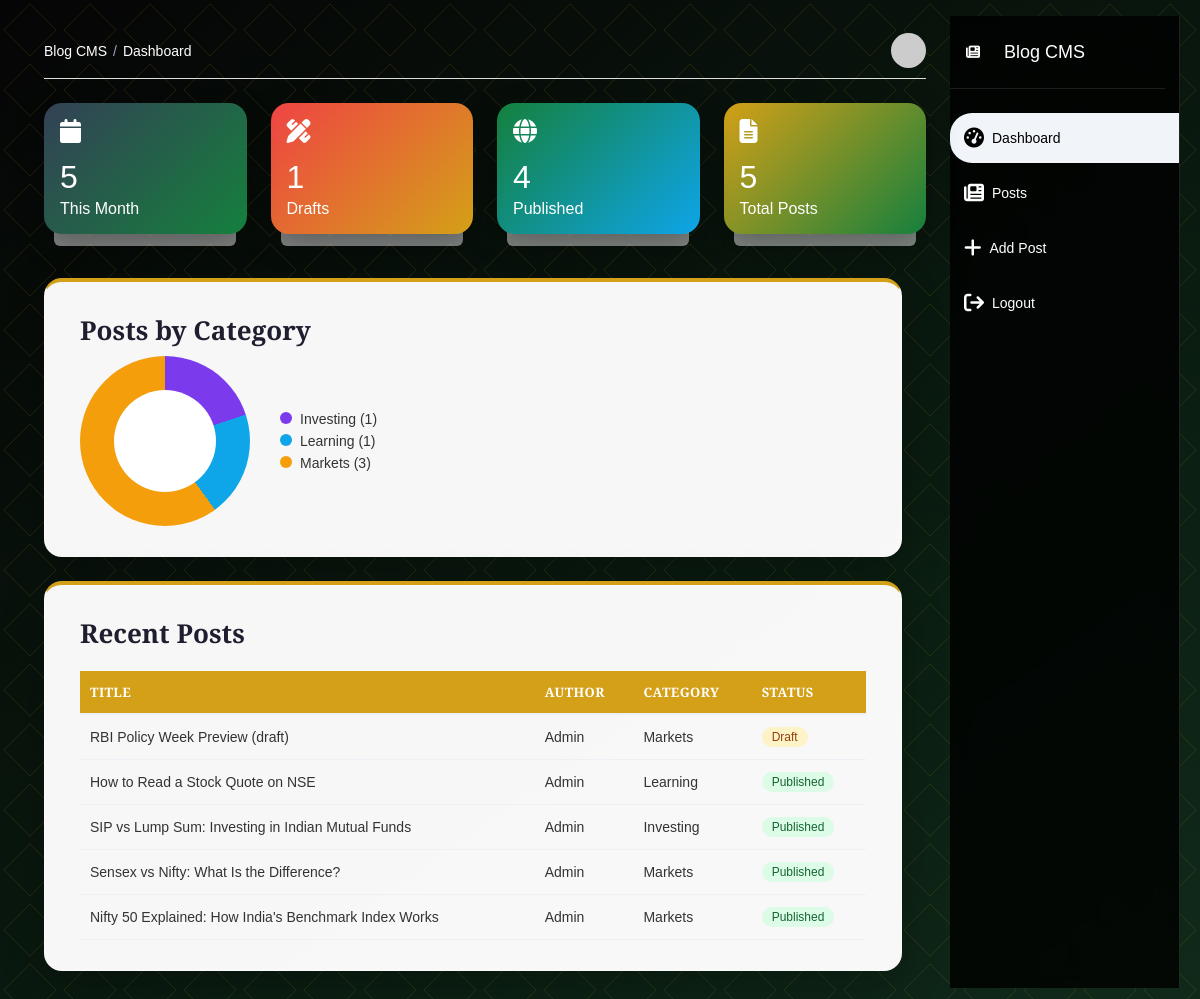
The app's page /dashboard.php (signed in) with its own data.
### tables this page shows
CREATE TABLE IF NOT EXISTS posts (
    id                 INT AUTO_INCREMENT PRIMARY KEY,
    title              VARCHAR(150) NOT NULL,
    author             VARCHAR(150) NOT NULL,
    category           VARCHAR(50) NOT NULL,
    status             VARCHAR(50) NOT NULL,
    content            TEXT NOT NULL,
    created_at         TIMESTAMP DEFAULT CURRENT_TIMESTAMP
);

### includes/table.php (the view, shortened to what this page needs)
<?php
$listFields = $obj->getFieldList();
?>
<div class="table-scroll">
    <table>
        <tr>
            <?php foreach ($listFields as $field): ?>
                <th><?php echo htmlspecialchars($field["label"]); ?></th>
            <?php endforeach; ?>
        </tr>
        <?php if ($records && mysqli_num_rows($records) > 0): ?>
            <?php while ($row = mysqli_fetch_assoc($records)): ?>
                <tr>
                    <?php foreach ($listFields as $field): ?>
                        <td><?php echo $obj->formatValue($field, $row[$field["name"]]); ?></td>
                    <?php endforeach; ?>
                </tr>
            <?php endwhile; ?>
        <?php else: ?>
            <tr>
                <td colspan="<?php echo count($listFields) + 1; ?>" class="empty">No records found.</td>
            </tr>
        <?php endif; ?>
    </table>
</div>

### dashboard.php (shortened to what this page needs)
<?php
include 'includes/connection.php';
include 'includes/blog.class.php';
$obj = new Blog($conn);
$stat1   = $obj->getCount("SELECT COUNT(*) AS total FROM posts");
$stat2   = $obj->getCount("SELECT COUNT(*) AS total FROM posts WHERE status = 'Published'");
$stat3   = $obj->getCount("SELECT COUNT(*) AS total FROM posts WHERE status = 'Draft'");
$stat4   = $obj->getCount("SELECT COUNT(*) AS total FROM posts WHERE MONTH(created_at) = MONTH(CURRENT_DATE()) AND YEAR(created_at) = YEAR(CURRENT_DATE())");
$recent = $obj->search("", "", 5);
$activePage      = "dashboard";
$breadcrumbLabel = "Dashboard";
?>
<!DOCTYPE html>
<html lang="en">
<head>
    <?php include 'head-script.php'; ?>
</head>
<body class="page-dashboard">
    <div class="bg_dashboard h-screen">
        <div class="row">
            <?php include 'sidebar.php'; ?>
            <div class="right_bar">
                <?php include 'header.php'; ?>
                <div class="row mt-4 max_565">
                    <div class="col-6 col-md-6 col-lg-3">
                        <a href="manage.php" class="col-span-12  text-white sm:col-span-6 xl:col-span-3 intro-y">
                            <div class="report-box zoom-in">
                                <div class="box p-3 box-stat1">
                                    <div class="d-flex">
                                        <i class="fa-solid fa-file-lines"></i>
                                    </div>
                                    <div class="fs-2 font-medium leading-8 mt-3"><?php echo $stat1; ?></div>
                                    <div class="fs-6  mt-1">Total Posts</div>
                                </div>
                            </div>
                        </a>
                    </div>
                    <div class="col-6 col-md-6 col-lg-3">
                        <a href="manage.php" class="col-span-12  text-white sm:col-span-6 xl:col-span-3 intro-y">
                            <div class="report-box zoom-in">
                                <div class="box p-3 box-stat2">
                                    <div class="d-flex">
                                        <i class="fa-solid fa-globe"></i>
                                    </div>
                                    <div class="fs-2 font-medium leading-8 mt-3"><?php echo $stat2; ?></div>
                                    <div class="fs-6  mt-1">Published</div>
                                </div>
                            </div>
                        </a>
                    </div>
                    <div class="col-6 col-md-6 col-lg-3">
                        <a href="manage.php" class="col-span-12  text-white sm:col-span-6 xl:col-span-3 intro-y">
                            <div class="report-box zoom-in">
                                <div class="box p-3 box-stat3">
                                    <div class="d-flex">
                                        <i class="fa-solid fa-pen-ruler"></i>
                                    </div>
                                    <div class="fs-2 font-medium leading-8 mt-3"><?php echo $stat3; ?></div>
                                    <div class="fs-6  mt-1">Drafts</div>
                                </div>
                            </div>
                        </a>
                    </div>
                    <div class="col-6 col-md-6 col-lg-3">
                        <a href="manage.php" class="col-span-12  text-white sm:col-span-6 xl:col-span-3 intro-y">
                            <div class="report-box zoom-in">
                                <div class="box p-3 box-stat4">
                                    <div class="d-flex">
                                        <i class="fa-solid fa-calendar"></i>
                                    </div>
                                    <div class="fs-2 font-medium leading-8 mt-3"><?php echo $stat4; ?></div>
                                    <div class="fs-6  mt-1">This Month</div>
                                </div>
                            </div>
                        </a>
                    </div>
                </div>
                <div class="row mt-4 max_565 content_row_flex">
                    <div class="col-12 content_col_full">
                        <div class="manage-card">
                            <h2>Posts by Category</h2>
                            <?php
                            $chartRows = array();
                            $chartRes  = mysqli_query($conn, "SELECT category AS label, COUNT(*) AS total FROM posts GROUP BY category");
                            while ($chartRow = mysqli_fetch_assoc($chartRes))
                                {
                                    $chartRows[] = $chartRow;
                                }
                            $palette  = array("#7c3aed", "#0ea5e9", "#f59e0b", "#16a34a", "#ef4444", "#14b8a6");
                            $chartSum = 0;
                            foreach ($chartRows as $chartRow)
                                {
                                    $chartSum = $chartSum + $chartRow["total"];
                                }
                            $stops  = "";
                            $legend = "";
                            $start  = 0;
                            $n      = 0;
                            foreach ($chartRows as $chartRow)
                                {
                                    $end    = $start + ($chartRow["total"] / $chartSum) * 100;
                                    $color  = $palette[$n % 6];
                                    $stops  = $stops . $color . " " . $start . "% " . $end . "%,";
                                    $legend = $legend . '<li><i style="background:' . $color . '"></i>' . htmlspecialchars($chartRow["label"]) . ' (' . $chartRow["total"] . ')</li>';
                                    $start  = $end;
                                    $n++;
                                }
                            $stops = rtrim($stops, ",");
                            ?>
                            <div class="chart_wrap">
                                <div class="donut" style="background:conic-gradient(<?php echo $stops; ?>)"></div>
                                <ul class="legend"><?php echo $legend; ?></ul>
                            </div>
                        </div>
                    </div>
                </div>
                <div class="row mt-4 max_565 content_row_flex">
                    <div class="col-12 content_col_full">
                        <div class="manage-card">
                            <h2>Recent Posts</h2>
                            <?php
                            $records     = $recent;
                            include 'includes/table.php';
                            ?>
                        </div>
                    </div>
                </div>
            </div>
        </div>
    </div>
</body>
</html>

### head-script.php (shortened to what this page needs)
<link href="css/style.css?v=<?php echo @filemtime(__DIR__ . '/../css/style.css') ?: time(); ?>" rel="stylesheet">
<link href="css/theme.css?v=<?php echo time(); ?>" rel="stylesheet">
<link rel="stylesheet" href="https://cdnjs.cloudflare.com/ajax/libs/font-awesome/6.2.1/css/all.min.css" />
<link rel="stylesheet" href="https://cdnjs.cloudflare.com/ajax/libs/bootstrap-icons/1.11.3/font/bootstrap-icons.min.css" />

### sidebar.php (shortened to what this page needs)
<?php
$li_dashboard = "";
$li_records   = "";
$li_add       = "";
$li_logout    = "";
if ($activePage == "dashboard")
    {
        $li_dashboard = " active_mnu";
    }
?>
<div class="left_bar">
    <div class="logo_dash">
        <a href="dashboard.php" class="intro-x d-flex gap-2 align-items-center ps-3">
            <i class="fa-solid fa-newspaper text-white"></i>
            <span class="d-none d-lg-block text-white text-lg ml-3">Blog CMS</span>
        </a>
    </div>
    <div class="navigation_sec mt-4">
        <ul>
            <li class="<?php echo $li_dashboard; ?>">
                <a href="dashboard.php">
                    <i class="fa-solid fa-gauge-high"></i>
                    <span class="hd_tb">Dashboard</span>
                </a>
            </li>
            <li class="<?php echo $li_records; ?>">
                <a href="manage.php">
                    <i class="fa-solid fa-newspaper"></i>
                    <span class="hd_tb">Posts</span>
                </a>
            </li>
            <li class="<?php echo $li_add; ?>">
                <a href="form.php">
                    <i class="fa-solid fa-plus"></i>
                    <span class="hd_tb">Add Post</span>
                </a>
            </li>
            <li class="<?php echo $li_logout; ?>">
                <a href="logout.php">
                    <i class="fa-solid fa-arrow-right-from-bracket"></i>
                    <span class="hd_tb">Logout</span>
                </a>
            </li>
        </ul>
    </div>
</div>

### header.php (shortened to what this page needs)
<?php
include_once 'includes/blog.class.php';
$headerUsername = $_SESSION["username"] ?? "";
$headerPhoto    = "https://ui-avatars.com/api/?background=1e40af&color=fff&name=" . urlencode($headerUsername);
?>
<div class="top_bar d-flex justify-content-between align-items-center">
    <ol class="breadcrumb mt-2 mb-3">
        <li class="breadcrumb-item">
            <a href="dashboard.php">Blog CMS</a>
        </li>
        <li class="breadcrumb-item active" aria-current="page"><?php echo htmlspecialchars($breadcrumbLabel); ?></li>
    </ol>
    <div class="user onhover-dropdown">
        <span><img src="<?php echo htmlspecialchars($headerPhoto); ?>" alt="" /></span>
    </div>
</div>

### includes/blog.class.php (shortened to what this page needs)
<?php
class Blog
    {
        var $conn;
        var $fields;
        var $listFields;
        function __construct($conn)
            {
                $this->conn         = $conn;
                $this->fields = array(
            array("name" => "title", "label" => "Title", "type" => "text", "required" => true),
            array("name" => "author", "label" => "Author", "type" => "text", "required" => true),
            array("name" => "category", "label" => "Category", "type" => "select", "required" => true, "options" => array("Tech", "Business", "Lifestyle", "Travel")),
            array("name" => "status", "label" => "Status", "type" => "select", "required" => true, "options" => array("Draft", "Published"), "format" => "badge", "default" => "Draft"),
            array("name" => "content", "label" => "Content", "type" => "textarea", "required" => true)
                );
                $this->listFields = array("title", "author", "category", "status");
            }
        function getCount($sql)
            {
                $result = mysqli_query($this->conn, $sql);
                $row    = mysqli_fetch_assoc($result);
                return $row["total"];
            }
        function getFieldList()
            {
                $list = array();
                foreach ($this->fields as $field)
                    {
                        if (in_array($field["name"], $this->listFields))
                            {
                                $list[] = $field;
                            }
                    }
                return $list;
            }
        function search($keyword, $filter, $limit = 0)
            {
                $sql    = "SELECT * FROM posts WHERE 1";
                $types  = "";
                $sql .= " ORDER BY id DESC";
                if ($limit > 0)
                    {
                        $sql .= " LIMIT " . (int) $limit;
                    }
                $stmt = mysqli_prepare($this->conn, $sql);
                mysqli_stmt_execute($stmt);
                return mysqli_stmt_get_result($stmt);
            }
        function formatValue($field, $value)
            {
                if (($field["format"] ?? "") == "badge")
                    {
                        return '<span class="badge badge-' . strtolower(htmlspecialchars($value)) . '">' . htmlspecialchars($value) . '</span>';
                    }
                return htmlspecialchars($value);
            }
    }
?>

### css/theme.css (style rules this page uses)
body { font-family:"Playfair Display",sans-serif; background-attachment:fixed; color:#222; }
.bg_dashboard { background:transparent; }
.left_bar { background:rgba(0,0,0,.8); backdrop-filter:blur(10px); border-right:1px solid rgba(255,255,255,.12); color:#fff; }
.left_bar a { color:#fff; }
.manage-card, .box-form, .form_grp_lgn { background:rgba(255,255,255,.97); border-radius:18px; box-shadow:0 12px 40px rgba(0,0,0,.25); border:1px solid rgba(255,255,255,.4); }
.top_bar, .top_bar .breadcrumb a, .breadcrumb-item.active { color:#fff; }
.box-stat1,.box-students { background:linear-gradient(135deg,#d4a017,#15803d); }
.box-stat2,.box-male { background:linear-gradient(135deg,#15803d,#0ea5e9); }
.box-stat3,.box-female { background:linear-gradient(135deg,#ef4444,#d4a017); }
.box-stat4,.box-new { background:linear-gradient(135deg,#334155,#15803d); }
.report-box .box { border-radius:18px; box-shadow:0 10px 30px rgba(0,0,0,.3); }
.manage-card table th { background:#d4a017; color:#fff; }
@media (min-width:992px) { .bg_dashboard .row { flex-direction:row-reverse; } }
@media (min-width:992px) { .right_bar { background:transparent; } }
@media (min-width:992px) { .manage-card { border-top:4px solid #d4a017; } }
.donut { width:170px;height:170px;border-radius:50%;position:relative;flex:none; }
.donut::after { content:'';position:absolute;inset:34px;background:#fff;border-radius:50%; }
.chart_wrap { display:flex;align-items:center;gap:30px;flex-wrap:wrap; }
.legend li { margin:6px 0;font-size:14px; }
.legend i { display:inline-block;width:12px;height:12px;border-radius:50%;margin-right:8px; }

### records on screen
posts: title "RBI Policy Week Preview (draft)", author "Admin", category "Markets", status "Draft"
posts: title "How to Read a Stock Quote on NSE", author "Admin", category "Learning", status "Published"
posts: title "SIP vs Lump Sum: Investing in Indian Mutual Funds", author "Admin", category "Investing", status "Published"
posts: title "Sensex vs Nifty: What Is the Difference?", author "Admin", category "Markets", status "Published"
posts: title "Nifty 50 Explained: How India's Benchmark Index Works", author "Admin", category "Markets", status "Published"

### other values on screen
$breadcrumbLabel "Dashboard"
$stat1 "5"
$stat2 "4"
$stat3 "1"
$stat4 "5"
$chartRow["label"] "Investing Learning Markets"
$chartRow["total"] "1 1 3"
$field["label"] "TITLE"
$field["label"] "AUTHOR"
$field["label"] "CATEGORY"
$field["label"] "STATUS"
